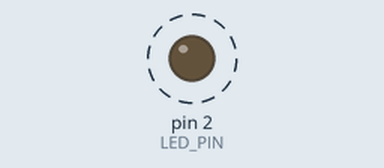
Recording of a sketch running on a simulated Arduino Uno, built with avr-gcc and run on an emulated ATmega328P. Parts: output pins drawn as LEDs (lit = HIGH). Dashed ring = blinking. What the sketch prints to the serial monitor is not drawn.

Above: at 0.5 s.
Timing chart, 0 to 4.6 s (numbered marks = the images above):
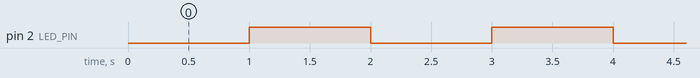

Measured:
- by itself, pin 2 (LED_PIN): alternates HIGH for 1.0 s and LOW for 1.0 s

The sketch:

sketch_jun22aex02.ino
```cpp
// ex02：使用millis()实现1Hz LED闪烁（亮1s、灭1s）
// 非阻塞写法，全程不使用delay()
#define LED_PIN 2  // 板载LED引脚

unsigned long currentTime;    // 记录当前系统毫秒时间
unsigned long lastToggleTime = 0; // 上次LED翻转的时间点
const unsigned long interval = 1000; // 翻转间隔1000ms=1秒
bool ledState = LOW;          // LED当前状态

void setup() {
  pinMode(LED_PIN, OUTPUT);
  Serial.begin(115200);      // 串口波特率115200，匹配实验步骤
}

void loop() {
  currentTime = millis();    // 获取当前运行毫秒数

  // 判断是否达到1秒间隔，翻转LED
  if (currentTime - lastToggleTime >= interval) {
    lastToggleTime = currentTime; // 更新上次翻转时间
    ledState = !ledState;         // 状态取反
    digitalWrite(LED_PIN, ledState);

    // 串口打印状态，对应实验串口监视器要求
    if (ledState == HIGH) {
      Serial.println("LED ON");
    } else {
      Serial.println("LED OFF");
    }
  }

  // 这里可以添加其他任务，不会被延时阻塞
}
// ex02补充：新增串口打印LED亮灭状态，完成第3次提交
```
